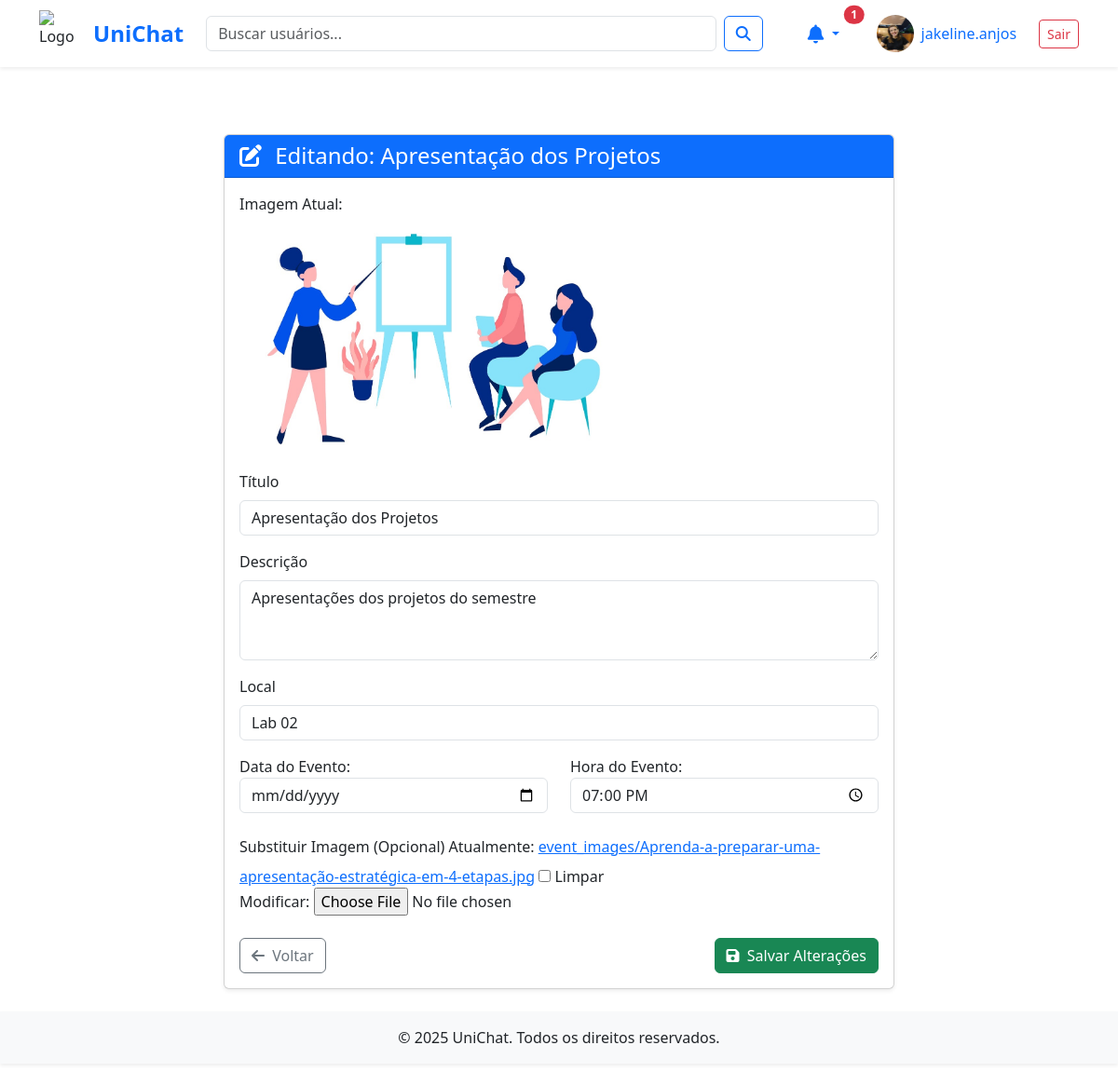
The page /evento/editar/9/ (signed in) on the database its author committed.
### users/models.py (models this page shows)
class Profile(models.Model):
    user = models.OneToOneField('auth.User', on_delete=models.CASCADE)
    bio = models.TextField(blank=True)
    avatar = models.ImageField(upload_to='avatars/', blank=True, null=True)
    date_of_birth = models.DateField(null=True, blank=True)
    location = models.CharField(max_length=100, blank=True)
    website = models.URLField(max_length=200, blank=True)
    course = models.ManyToManyField(Course, related_name='students', blank=True)
    following = models.ManyToManyField(User, related_name='followers', symmetrical=False,
blank=True)
    is_teacher = models.BooleanField(default=False)

### posts/models.py (models this page shows, shortened)
class Event(models.Model):
        author = models.ForeignKey(User, on_delete=models.CASCADE, related_name='events')
        title = models.CharField(max_length=200)
        description = models.TextField()
        image = models.ImageField(upload_to='event_images/', blank=True, null=True)
        location = models.CharField(max_length=200)
        event_date = models.DateField()
        event_time = models.TimeField()
        created_at = models.DateTimeField(auto_now_add=True)

### core/views.py (the view)
# urls.py: path('evento/editar/<int:pk>/', views.editar_evento, name='editar_evento'),
@login_required
def editar_evento(request, pk):
    event = get_object_or_404(Event, pk=pk, author=request.user)
    if request.method == 'POST':
        form = EventForm(request.POST, request.FILES, instance=event)
        if form.is_valid():
            form.save()
            messages.success(request, f'Evento "{event.title}" atualizado com sucesso!')
            return redirect('home')
        else:
            messages.error(request, 'Houve um erro ao salvar as alterações. Verifique os campos.')
    else:
        form = EventForm(instance=event)
    context = {
        'form': form,
        'event': event,
        'is_editing': True
    }
    return render(request, 'event_edit.html', context)

### posts/forms.py
class EventForm(forms.ModelForm):
    class Meta:
        model = Event
        fields = ['title', 'description', 'location', 'event_date', 'event_time', 'image']
        labels = {
            'title': 'Título do Evento',
            'description': 'Descrição',
            'location': 'Local do Evento',
            'event_date': 'Data do Evento',
            'event_time': 'Hora do Evento',
        }
        widgets = {
            'title': forms.TextInput(attrs={'class': 'form-control', 'placeholder': 'Título do Evento'}),
            'description': forms.Textarea(attrs={'class': 'form-control', 'rows': 3, 'placeholder': 'Descreva o evento...'}),
            'location': forms.TextInput(attrs={'class': 'form-control', 'placeholder': 'Local do Evento'}),
            'event_date': forms.DateInput(attrs={'type': 'date', 'class': 'form-control'}),
            'event_time': forms.TimeInput(attrs={'type': 'time', 'class': 'form-control'}),
        }

### core/templates/event_edit.html (shortened to what this page needs)
{% extends "base.html" %}
{% load static %}
{% block content %}
<div class="container mt-5">
    <div class="row justify-content-center">
        <div class="col-lg-8">
            <div class="card shadow-sm">
                <div class="card-header bg-primary text-white">
                    <h4 class="mb-0">
                        <i class="fas fa-edit me-2"></i> Editando: {{ event.title }}
                    </h4>
                </div>
                <div class="card-body">
                    <form method="post" enctype="multipart/form-data">
                        {% if event.image %}
                        <div class="mb-3">
                            <label class="form-label">Imagem Atual:</label>
                            <img src="{{ event.image.url }}" alt="Imagem Atual do Evento" class="img-fluid rounded post-image d-block mb-2" style="max-height: 250px; width: auto;">
                        </div>
                        {% endif %}
                        <div class="mb-3">
                            <label for="{{ form.title.id_for_label }}" class="form-label">Título</label>
                            {{ form.title }}
                        </div>
                        <div class="mb-3">
                            <label for="{{ form.description.id_for_label }}" class="form-label">Descrição</label>
                            {{ form.description }}
                        </div>
                        <div class="mb-3">
                            <label for="{{ form.location.id_for_label }}" class="form-label">Local</label>
                            {{ form.location }}
                        </div>
                        <div class="row mb-4">
                            <div class="col-md-6">
                                {{ form.event_date.label_tag }}
                                {{ form.event_date }}
                            </div>
                            <div class="col-md-6">
                                {{ form.event_time.label_tag }}
                                {{ form.event_time }}
                            </div>
                        </div>
                        <div class="mb-4">
                             <label for="{{ form.image.id_for_label }}" class="form-label">Substituir Imagem (Opcional)</label>
                             {{ form.image }}
                        </div>
                        <div class="d-flex justify-content-between">
                            <a href="{% url 'home' %}" class="btn btn-outline-secondary">
                                <i class="fas fa-arrow-left me-1"></i> Voltar
                            </a>
                            <button type="submit" class="btn btn-success">
                                <i class="fas fa-save me-1"></i> Salvar Alterações
                            </button>
                        </div>
                    </form>
                </div>
            </div>
        </div>
    </div>
</div>
{% endblock content %}

### core/templates/base.html (shortened to what this page needs)
<!DOCTYPE html>
<html lang="pt-br">
<head>
    {% load static %}
    <link href="https://cdn.jsdelivr.net/npm/bootstrap@5.3.8/dist/css/bootstrap.min.css" rel="stylesheet">
    <link rel="stylesheet" href="{% static 'chat.css' %}">
    <link rel="stylesheet" href="https://cdnjs.cloudflare.com/ajax/libs/font-awesome/6.4.0/css/all.min.css">
</head>
<body class="d-flex flex-column min-vh-100">
    <header class="header-principal bg-white shadow-sm">
        <nav class="d-flex align-items-center justify-content-between container py-2">
            <a href="{% url 'home' %}" class="d-flex align-items-center text-decoration-none text-dark">
                <img src="{% static 'img/LOGO_PAINEL.png' %}" alt="Logo" width="50" height="50" class="me-2">
                <span class="fs-4 fw-bold text-primary">UniChat</span>
            </a>
            <div class="flex-fill mx-4" style="position: relative;">
                <div class="d-flex align-items-center" style="max-width: 800px;">
                    <input type="text" id="search-input" name="q" class="form-control me-2"
                        placeholder="Buscar usuários..." aria-label="Busca usuários">
                    <button type="submit" id="search-button" class="btn btn-outline-primary"><i
                            class="fas fa-search"></i></button>
                </div>
            </div>
            <ul class="nav align-items-center gap-2 mb-0">
                {% if user.is_authenticated %}
                <li class="nav-item">
                <li class="nav-item dropdown">
                    <a class="nav-link position-relative dropdown-toggle" href="#" id="notificationsDropdown"
                        role="button" data-bs-toggle="dropdown" aria-expanded="false">
                        <i class="fas fa-bell fa-lg"></i>
                        <span class="position-absolute top-0 start-100 translate-middle badge rounded-pill bg-danger"
                            id="notifications-badge" style="display: none;">
                        </span>
                    </a>
                </li>
                </li>
                <li class="nav-item d-flex align-items-center gap-2">
                    <a class="nav-link d-flex align-items-center gap-2"
                        href="{% url 'profile' username=user.username %}">
                        <img src="{% if user.profile.avatar %}{{ user.profile.avatar.url }}{% else %}{% static 'img/default_profile.png' %}{% endif %}"
                            alt="Foto de Perfil" width="40" height="40" class="rounded-circle">
                        <span>{{ user.username }}</span>
                    </a>
                </li>
                <li class="nav-item">
                    <form action="{% url 'logout' %}" method="post" class="m-0">
                        <button type="submit" class="btn btn-outline-danger btn-sm">Sair</button>
                    </form>
                </li>
                {% endif %}
            </ul>
        </nav>
    </header>
    <main class="container my-4 flex-fill">
        {% block content %}{% endblock %}
    </main>
    <footer class="text-center py-3 bg-light shadow-sm mt-auto">
        <p class="mb-0">&copy; 2025 UniChat. Todos os direitos reservados.</p>
    </footer>
</body>
</html>

### rows shown on the page
Event: title "Apresentação dos Projetos", image (picture), description "Apresentações dos projetos do semestre", location "Lab 02", event_time "19:00:00"

### other values the page prints
{{ user.username }} "jakeline.anjos"
